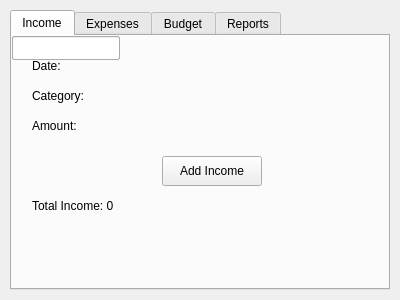
<?xml version="1.0" encoding="UTF-8"?>
<ui version="4.0">
<class>FinancePanel</class>
 <widget class="QWidget" name="Form">
  <property name="geometry">
   <rect>
    <x>0</x>
    <y>0</y>
    <width>400</width>
    <height>300</height>
   </rect>
  </property>
  <property name="windowTitle">
   <string>Finance Manager</string>
  </property>
  <widget class="QTabWidget" name="tabWidget">
   <property name="geometry">
    <rect>
     <x>10</x>
     <y>10</y>
     <width>380</width>
     <height>280</height>
    </rect>
   </property>
   <property name="currentIndex">
    <number>0</number>
   </property>
   <widget class="QWidget" name="incomeTab">
    <attribute name="title">
     <string>Income</string>
    </attribute>
    <widget class="QLabel" name="incomeDateLabel">
     <property name="geometry">
      <rect>
       <x>20</x>
       <y>20</y>
       <width>80</width>
       <height>20</height>
      </rect>
     </property>
     <property name="text">
      <string>Date:</string>
     </property>
    </widget>
    <widget class="QLineEdit" name="incomeDateLineEdit">
     <property name="geometry">
      <rect>
       <x>0</x>
       <y>0</y>
       <width>108</width>
       <height>24</height>
      </rect>
     </property>
    </widget>
    <widget class="QLabel" name="incomeCategoryLabel">
     <property name="geometry">
      <rect>
       <x>20</x>
       <y>50</y>
       <width>80</width>
       <height>20</height>
      </rect>
     </property>
     <property name="text">
      <string>Category:</string>
     </property>
    </widget>
    <widget class="QLineEdit" name="incomeCategoryLineEdit">
     <property name="geometry">
      <rect>
       <x>0</x>
       <y>0</y>
       <width>108</width>
       <height>24</height>
      </rect>
     </property>
    </widget>
    <widget class="QLabel" name="incomeAmountLabel">
     <property name="geometry">
      <rect>
       <x>20</x>
       <y>80</y>
       <width>80</width>
       <height>20</height>
      </rect>
     </property>
     <property name="text">
      <string>Amount:</string>
     </property>
    </widget>
    <widget class="QLineEdit" name="incomeAmountLineEdit">
     <property name="geometry">
      <rect>
       <x>0</x>
       <y>0</y>
       <width>108</width>
       <height>24</height>
      </rect>
     </property>
    </widget>
    <widget class="QPushButton" name="addIncomeButton">
     <property name="geometry">
      <rect>
       <x>150</x>
       <y>120</y>
       <width>100</width>
       <height>30</height>
      </rect>
     </property>
     <property name="text">
      <string>Add Income</string>
     </property>
    </widget>
    <widget class="QLabel" name="totalIncomeLabel">
     <property name="geometry">
      <rect>
       <x>20</x>
       <y>160</y>
       <width>200</width>
       <height>20</height>
      </rect>
     </property>
     <property name="text">
      <string>Total Income: 0</string>
     </property>
    </widget>
   </widget>
   <widget class="QWidget" name="expenseTab">
    <attribute name="title">
     <string>Expenses</string>
    </attribute>
    <widget class="QLabel" name="expenseDateLabel">
     <property name="geometry">
      <rect>
       <x>20</x>
       <y>20</y>
       <width>80</width>
       <height>20</height>
      </rect>
     </property>
     <property name="text">
      <string>Date:</string>
     </property>
    </widget>
    <widget class="QLineEdit" name="expenseDateLineEdit">
     <property name="geometry">
      <rect>
       <x>0</x>
       <y>0</y>
       <width>108</width>
       <height>24</height>
      </rect>
     </property>
    </widget>
    <widget class="QLabel" name="expenseCategoryLabel">
     <property name="geometry">
      <rect>
       <x>20</x>
       <y>50</y>
       <width>80</width>
       <height>20</height>
      </rect>
     </property>
     <property name="text">
      <string>Category:</string>
     </property>
    </widget>
    <widget class="QLineEdit" name="expenseCategoryLineEdit">
     <property name="geometry">
      <rect>
       <x>0</x>
       <y>0</y>
       <width>108</width>
       <height>24</height>
      </rect>
     </property>
    </widget>
    <widget class="QLabel" name="expenseAmountLabel">
     <property name="geometry">
      <rect>
       <x>20</x>
       <y>80</y>
       <width>80</width>
       <height>20</height>
      </rect>
     </property>
     <property name="text">
      <string>Amount:</string>
     </property>
    </widget>
    <widget class="QLineEdit" name="expenseAmountLineEdit">
     <property name="geometry">
      <rect>
       <x>0</x>
       <y>0</y>
       <width>108</width>
       <height>24</height>
      </rect>
     </property>
    </widget>
    <widget class="QPushButton" name="addExpenseButton">
     <property name="geometry">
      <rect>
       <x>150</x>
       <y>120</y>
       <width>100</width>
       <height>30</height>
      </rect>
     </property>
     <property name="text">
      <string>Add Expense</string>
     </property>
    </widget>
    <widget class="QLabel" name="totalExpenseLabel">
     <property name="geometry">
      <rect>
       <x>20</x>
       <y>160</y>
       <width>200</width>
       <height>20</height>
      </rect>
     </property>
     <property name="text">
      <string>Total Expense: 0</string>
     </property>
    </widget>
   </widget>
   <widget class="QWidget" name="budgetTab">
    <attribute name="title">
     <string>Budget</string>
    </attribute>
    <widget class="QLabel" name="budgetCategoryLabel">
     <property name="geometry">
      <rect>
       <x>20</x>
       <y>20</y>
       <width>80</width>
       <height>20</height>
      </rect>
     </property>
     <property name="text">
      <string>Category:</string>
     </property>
    </widget>
    <widget class="QLineEdit" name="budgetCategoryLineEdit">
     <property name="geometry">
      <rect>
       <x>0</x>
       <y>0</y>
       <width>108</width>
       <height>24</height>
      </rect>
     </property>
    </widget>
    <widget class="QLabel" name="budgetAmountLabel">
     <property name="geometry">
      <rect>
       <x>20</x>
       <y>50</y>
       <width>80</width>
       <height>20</height>
      </rect>
     </property>
     <property name="text">
      <string>Amount:</string>
     </property>
    </widget>
    <widget class="QLineEdit" name="budgetAmountLineEdit">
     <property name="geometry">
      <rect>
       <x>0</x>
       <y>0</y>
       <width>108</width>
       <height>24</height>
      </rect>
     </property>
    </widget>
    <widget class="QPushButton" name="setBudgetButton">
     <property name="geometry">
      <rect>
       <x>150</x>
       <y>80</y>
       <width>100</width>
       <height>30</height>
      </rect>
     </property>
     <property name="text">
      <string>Set Budget</string>
     </property>
    </widget>
    <widget class="QLabel" name="budgetUtilizationLabel">
     <property name="geometry">
      <rect>
       <x>20</x>
       <y>120</y>
       <width>200</width>
       <height>20</height>
      </rect>
     </property>
     <property name="text">
      <string>Utilization: 0%</string>
     </property>
    </widget>
    <widget class="QLabel" name="remainingBudgetLabel">
     <property name="geometry">
      <rect>
       <x>20</x>
       <y>150</y>
       <width>200</width>
       <height>20</height>
      </rect>
     </property>
     <property name="text">
      <string>Remaining Budget: 0</string>
     </property>
    </widget>
   </widget>
   <widget class="QWidget" name="reportsTab">
    <attribute name="title">
     <string>Reports</string>
    </attribute>
    <widget class="QLabel" name="netIncomeLabel">
     <property name="geometry">
      <rect>
       <x>20</x>
       <y>20</y>
       <width>200</width>
       <height>20</height>
      </rect>
     </property>
     <property name="text">
      <string>Net Income: 0</string>
     </property>
    </widget>
    <widget class="QComboBox" name="categoryComboBox">
     <property name="geometry">
      <rect>
       <x>0</x>
       <y>0</y>
       <width>72</width>
       <height>24</height>
      </rect>
     </property>
    </widget>
    <widget class="QPushButton" name="generateReportButton">
     <property name="geometry">
      <rect>
       <x>150</x>
       <y>60</y>
       <width>100</width>
       <height>30</height>
      </rect>
     </property>
     <property name="text">
      <string>Generate Report</string>
     </property>
    </widget>
    <widget class="QLabel" name="categorySummaryLabel">
     <property name="geometry">
      <rect>
       <x>20</x>
       <y>90</y>
       <width>200</width>
       <height>20</height>
      </rect>
     </property>
     <property name="text">
      <string>Category Summary:</string>
     </property>
    </widget>
   </widget>
  </widget>
 </widget>
 <resources/>
 <connections/>
</ui>
